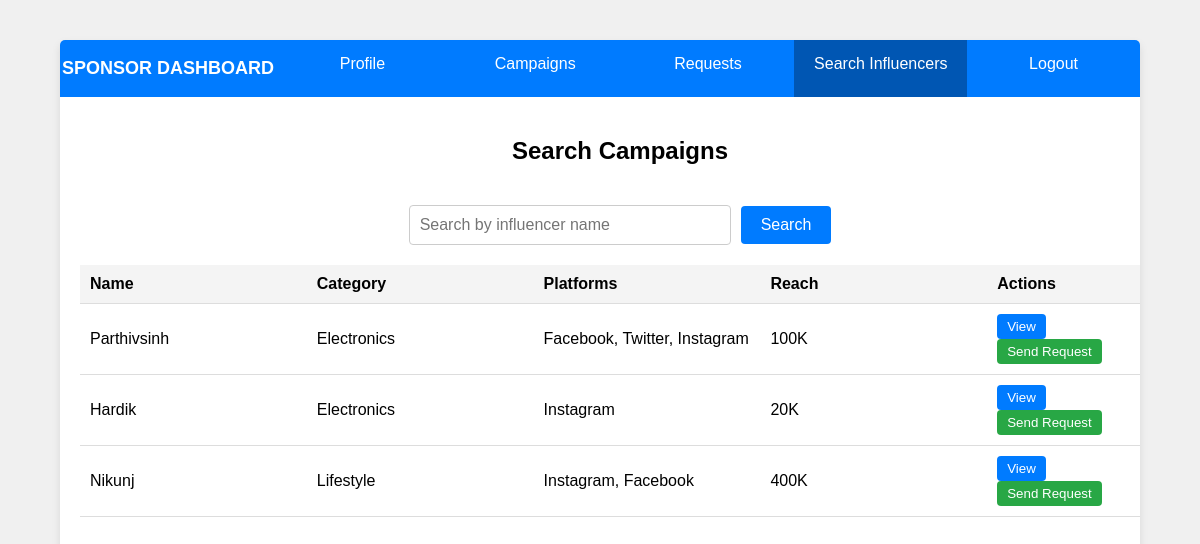
The app's page /spo-search (signed in) with its own data.
### main.py (models this page shows)
class Influencer(db.Model):
    __tablename__ = 'influencers'
    influencer_id = db.Column(db.Integer, autoincrement=True, primary_key=True, unique=True, nullable=False)
    name = db.Column(db.String, nullable=False)
    email = db.Column(db.String, nullable=False)
    platforms = db.Column(db.String)
    reach = db.Column(db.String)
    category = db.Column(db.String)
    bio = db.Column(db.String)
    user_id = db.Column(db.Integer, db.ForeignKey('users.user_id'))

### main.py (the view)
@app.route('/spo-search', methods=['GET', 'POST'])
def spo_search():
    if 'user_id' in session:
        if request.method == 'POST':
            influencer_name = request.form.get('influencer_name')
            if influencer_name:
                infs = Influencer.query.filter(Influencer.name.ilike(f'%{influencer_name}%')).all()
        else:
            infs = Influencer.query.all()
        return render_template('spo-search.html', infs=infs)
    return redirect(url_for('index'))

### templates/spo-search.html (shortened to what this page needs)
<!DOCTYPE html>
<html lang="en">
<head>
</head>
<body>
    <div class="container">
        <div class="nav">
            <p class="page-title">SPONSOR DASHBOARD</p>
            <a href='/spo-prof'>Profile</a>
            <a href="/spo-campaigns">Campaigns</a>
            <a href="/spo-requests">Requests</a>
            <a href="/spo-search" class="active">Search Influencers</a>
            <a href="/">Logout</a>
        </div>
        <div class="content">
            <h2>Search Campaigns</h2>
            <form method="POST" action="{{ url_for('spo_search') }}">
                <input type="text" name="influencer_name" placeholder="Search by influencer name">
                <input type="submit" value="Search">
            </form>
            <table>
                <thead>
                    <tr>
                        <th>Name</th>
                        <th>Category</th>
                        <th>Platforms</th>
                        <th>Reach</th>
                        <th>Actions</th>
                    </tr>
                </thead>
                <tbody>
                    {% for inf in infs %}
                    <tr>
                        <td>{{inf.name}}</td>
                        <td>{{inf.category}}</td>
                        <td>{{inf.platforms}}</td>
                        <td>{{inf.reach}}</td>
                        <td class="action-buttons">
                            <a href="{{ url_for('influencer_view', influencer_id=inf.influencer_id) }}">
                                <button class="view-btn">View</button>
                            </a>
                            <a href="{{ url_for('influencer_view', influencer_id=inf.influencer_id) }}">
                                <button class="request-btn">Send Request</button>
                            </a>
                        </td>
                    </tr>
                    {% endfor %}
                </tbody>
            </table>
        </div>
    </div>
</body>
</html>

### templates/spo-search.html (style rules this page uses)
body { font-family: Arial, sans-serif; background-color: #f0f0f0; display: flex; justify-content: center; align-items: center; height: 100vh; margin: 0; }
.container { margin-top: 0%; width: 90%; max-width: 2000px; height: 90%; background-color: #fff; border-radius: 5px; box-shadow: 0 4px 8px rgba(0, 0, 0, 0.1); overflow-x: hidden; overflow-y: scroll; position: relative; }
.nav { display: flex; background-color: #007BFF; position: sticky; top: 0; }
.nav a { flex: 1; padding: 15px; text-align: center; text-decoration: none; color: #fff; transition: background-color 0.3s; }
.nav .active { background-color: #0056b3; }
.content { padding: 20px; width: 100%; overflow-y: auto; display: flex; flex-direction: column; align-items: center; }
.page-title { width: 20%; color: white; text-align: center; font-weight: 600; font-size: large; }
.content { padding: 20px; width: 100%; overflow-y: auto; }
form { display: flex; justify-content: center; align-items: center; margin: 20px 0; }
input[type="text"] { width: 300px; padding: 10px; margin-right: 10px; border: 1px solid #ccc; border-radius: 4px; font-size: 16px; transition: border-color 0.3s ease; }
input[type="submit"] { padding: 10px 20px; border: none; border-radius: 4px; background-color: #007bff; color: white; font-size: 16px; cursor: pointer; transition: background-color 0.3s ease; }
table { width: auto; border-collapse: collapse; margin-top: 20px; margin: 0 auto; }
th, td { padding: 10px; width: 21%; text-align: left; border-bottom: 1px solid #ddd; }
th { background-color: #f4f4f4; }
.action-buttons button { padding: 5px 10px; border: none; cursor: pointer; transition: background-color 0.3s; }
.view-btn { background-color: #007BFF; color: #fff; border-radius: 4px; }
.request-btn { background-color: #28a745; color: #fff; border-radius: 4px; }
a { text-decoration: none; }

### records on screen
Influencer: name "Parthivsinh", category "Electronics", platforms "Facebook, Twitter, Instagram", reach "100K"
Influencer: name "Hardik", category "Electronics", platforms "Instagram", reach "20K"
Influencer: name "Nikunj", category "Lifestyle", platforms "Instagram, Facebook", reach "400K"
